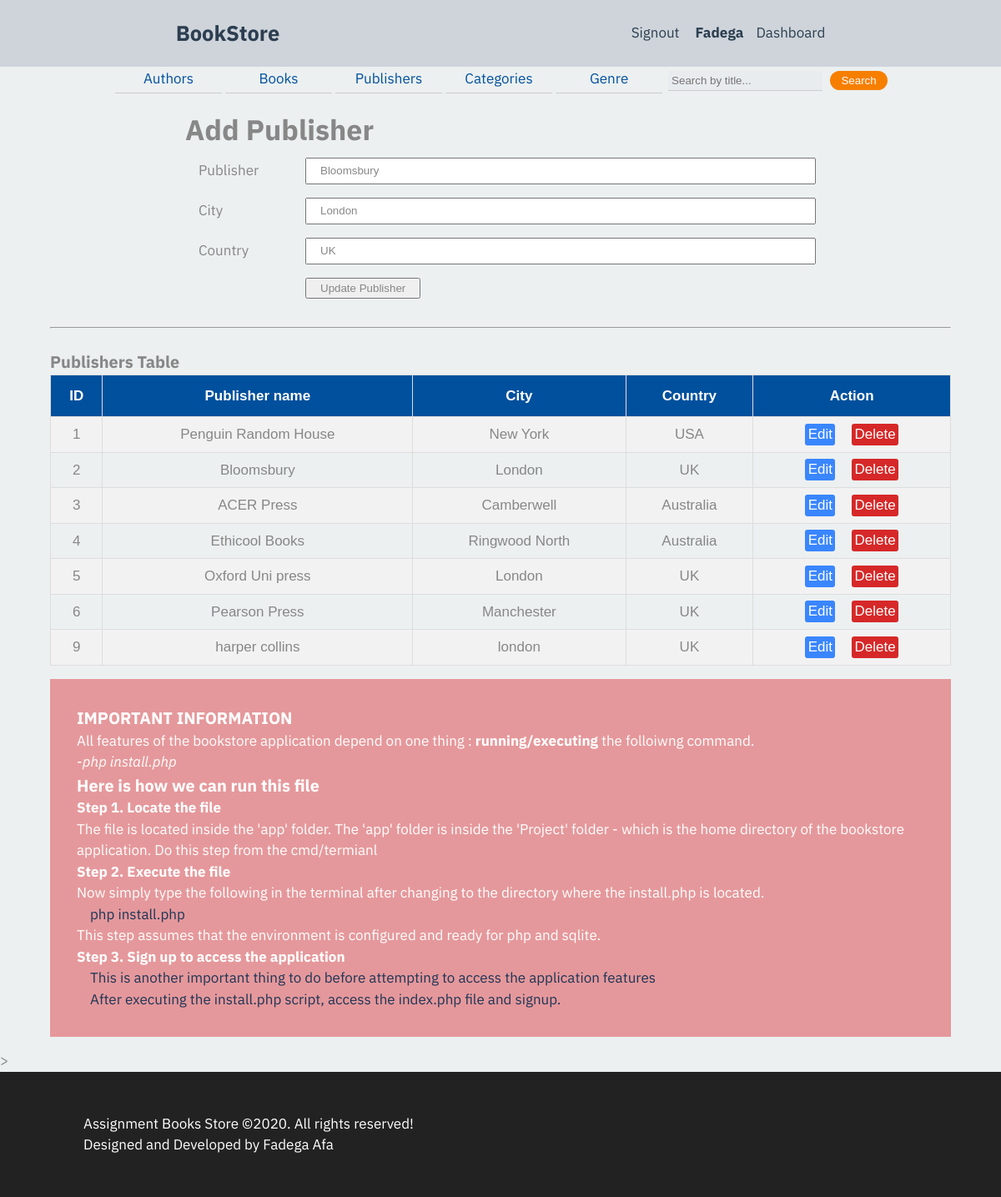
The app's page /templates/editpublisher.php?id=2 (signed in) with its own data.
### tables this page shows
CREATE TABLE publisher(
			publisher_id INTEGER PRIMARY KEY AUTOINCREMENT NOT NULL,
			pname TEXT NOT NULL,
			city TEXT,
			country TEXT NOT NULL
		);

### templates/editpublisher.php (the view, shortened to what this page needs)
<?php
    require '../app/header.php';
    require '../app/dbh.php';
    $id= $_GET['id'];
    $sql = 'SELECT *FROM publisher WHERE publisher_id=:id';
    $stmt = $conn->prepare($sql);
    $stmt->execute([':id'=>$id]);
    $result = $stmt->fetch(PDO::FETCH_ASSOC);
?>
<main>
  <?php
    if(isset($_SESSION['useremail'])||isset($_SESSION['userId'])){?>
        <form name="my-form" action="../app/editpublisher.inc.php" method="post">
            <h1>Add Publisher</h1>
            <div class="form-box">
                <label for="publisher">Publisher</label>
                <input type="text" id="publisher" name="publisher" value="<?php echo $result['pname'] ;?>" required>
            </div>
            <div class="form-box">
                <label for="city">City</label>
                <input type="text" id="city" name="city" value="<?php echo $result['city'] ;?>" required >
            </div>
            <div class="form-box">
                <label for="country">Country</label>
                <input type="text" id="country" name="country" value="<?php echo $result['country'] ;?>" required >
            </div>
            <div class="form-box">
                <button type="submit" id="btnSend" name="updatepublisher" value="<?php echo$id;?>">Update Publisher</button>
            </div>
        </form>
        <br><hr><br>
        <h3>Publishers Table</h3>
        <table class="db-table">
        <tr>
            <th>ID </th>
            <th>Publisher name </th>
            <th>City </th>
            <th>Country </th>
            <th>Action</th>
        </tr>
        <?php
        $sql ='SELECT *FROM publisher';
        $res = $conn->prepare($sql);
        $res->execute();
        $data = $res->fetchAll(PDO::FETCH_ASSOC);
        foreach($data as $row):?>
          <tr>
            <td><?php echo $row['publisher_id'];?></td>
            <td><?php echo $row['pname'];?></td>
            <td><?php echo $row['city'];?></td>
            <td><?php echo $row['country'];?></td>
            <td>
               <a class="edit" href="../templates/editpublisher.php?id=<?php echo $row['publisher_id'];?>">Edit</a>
               <a class="delete" href="../templates/deletepublisher.php?id=<?php echo $row['publisher_id'];?>">Delete</a>
            </td>
          </tr>
        <?php endforeach; ?>
        </table>
      <?php }else{
           echo
              '  <h2><br>Access denied ..</h2>
                 <p><br>Oops! You are not authorized. Please signin
                 <a href="../templates/signin.php">here</a>
                 <span> Or singup <a href="../templates/signup.php">here</a> </span></p>';
           }
          ?>
    </main>>
<?php require '../app/footer.php';?>

### css/menu.css (style rules this page uses)
:root { --greyapple:#eee; --greenaple:#2ecc71; --drakmatter:#34495e; --darkermatter:#2c3e50; --darkergrey:#ced4da; }
* { margin: 0; padding:0; box-sizing: border-box; }
body { font-family: "IBM Plex Sans", Verdana, Tahoma, sans-serif; }
a { text-decoration: none; color:#00509d; color: #023047; color: #073b4c; color:red; }

### css/master.css (style rules this page uses)
* { box-sizing: border-box; padding:0; margin:0; }
html { box-sizing: border-box; font-size: 20px; line-height: 1.6; font-family: 'Source Sans Pro', sans-serif, Segoe UI, Roboto, Helvetica, Arial, sans-serif, 'Apple Color Emoji', 'Segoe UI Emoji', 'Segoe UI Symbol'; color: #878787; }
*, *::before, *:after { box-sizing: inherit; padding: 0; margin: 0; }
body { margin:0 auto; padding:0; font-size:17px; user-select: none; -webkit-user-select: none; -khtml-user-select: none; -moz-user-select: none; -ms-user-select: none; }
.db-table { font-family: "Trebuchet MS", Arial, Helvetica, sans-serif; border-collapse: collapse; width: 100%; }
.db-table td, .db-table th { border: 1px solid #ddd; padding: 8px; text-align: center; }
.db-table tr:nth-child(even) { background-color: #f2f2f2; }
.db-table th { padding-top: 12px; padding-bottom: 12px; text-align: left; background-color:#00509d; color: white; text-align: center; }
.db-table .delete { color:red; background:#d62828; color:white; padding:0.2em 0.2em; border-radius: 3px; }
.db-table .edit { margin-right:15px; background:#3a86ff; color:#fff; padding:0.2em 0.2em; border-radius: 3px; }
main { margin: 1rem auto; width:90%; max-width: 1200px; }
main form { width:70%; margin:0 auto; }
input, label, button { padding: 0.2rem 1rem; color: inherit; }
.form-box { padding: 0.5rem 0; display: flex; flex-direction: column; }
.form-box label { display: none; }
.form-box input, .form-box select, .form-box textarea { flex-basis: 100%; }
#btnSend { margin-right: 5px; }
.placeholder { margin-top:1rem; background:#e5989b; color:#fff; padding:2rem; }
@media all and (min-width: 500px) { .form-box label { display: block; } }
@media all and (min-width: 600px) { .form-box { flex-direction: row; } }
@media all and (min-width: 600px) { .form-box label { flex-basis: 9rem; flex-grow: 0; flex-shrink: 0; } }
@media all and (min-width: 600px) { .form-box input, .form-box select, .form-box textarea { flex-basis: 0; flex-grow: 1; flex-shrink: 1; } }
@media all and (min-width: 600px) { .form-box button { margin-left: 9rem; } }

### css/dashboard.css (style rules this page uses)
html { box-sizing: border-box; font-size: 16px; line-height: 1.5; }
:root { --greyapple:#ecf0f1; --brightorange:#ff9f1c; --lightgrey:#D3D3D3; --greenaple:#2ecc71; --drakmatter:#34495e; --darkermatter:#2c3e50; }
body { background-color: var(--greyapple); font-family: "IBM Plex Sans", Verdana, Tahoma, sans-serif; }
*, *::before, *:after { box-sizing: inherit; padding: 0; margin: 0; }
a { text-decoration: none; color:var(--darkermatter); }

### records on screen
publisher: publisher "Bloomsbury", city "London", country "UK", publisher_id "2", pname "Bloomsbury"
publisher: publisher_id "1", pname "Penguin Random House", city "New York", country "USA"
publisher: publisher_id "3", pname "ACER Press", city "Camberwell", country "Australia"
publisher: publisher_id "4", pname "Ethicool Books", city "Ringwood North", country "Australia"
publisher: publisher_id "5", pname "Oxford Uni press", city "London", country "UK"
publisher: publisher_id "6", pname "Pearson Press", city "Manchester", country "UK"
publisher: publisher_id "9", pname "harper collins", city "london", country "UK"

### other values on screen
$_SESSION['firstname'] "Fadega"
